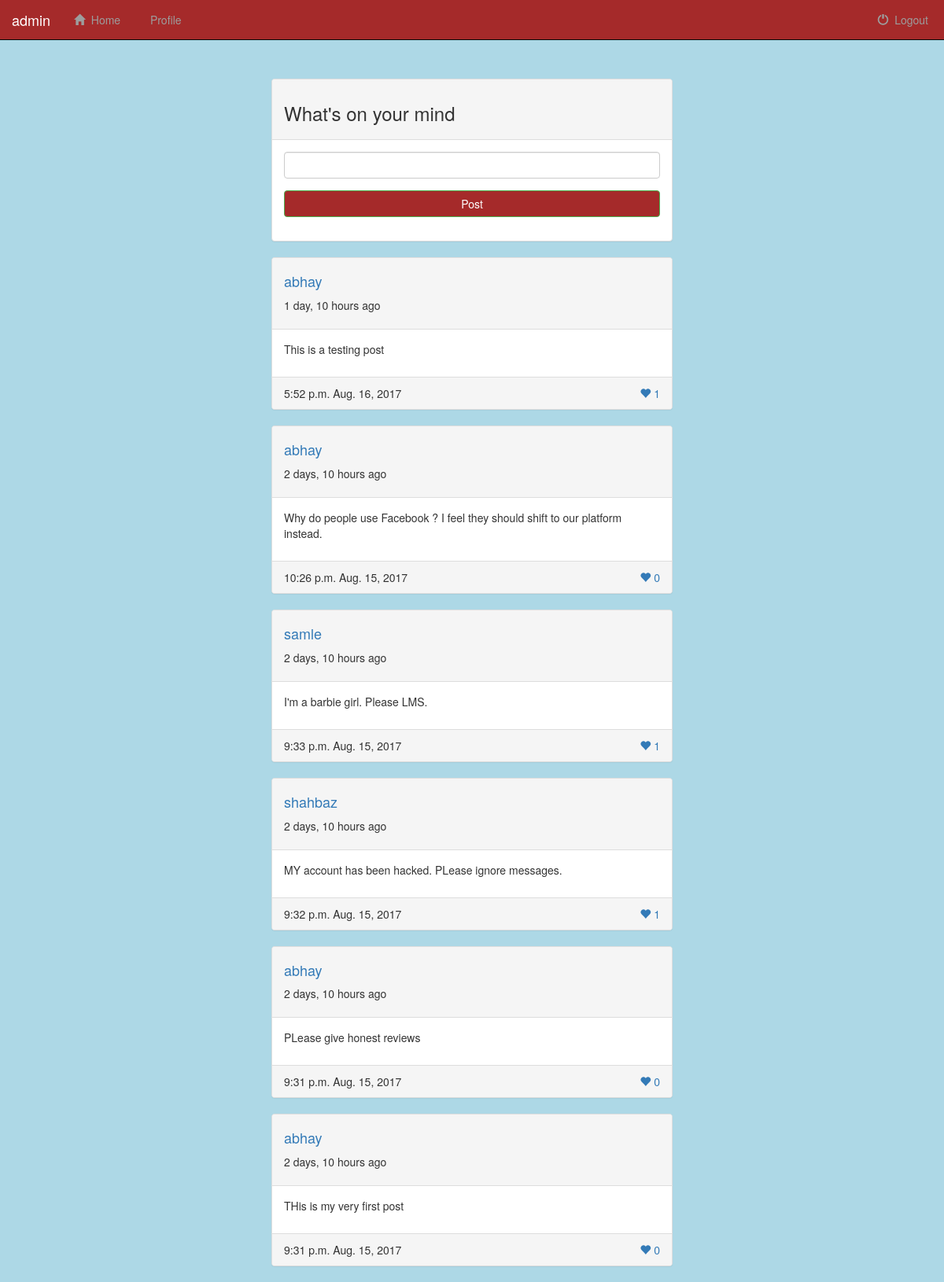
The app's page / (signed in) with its own data.
### Website/models.py (models this page shows, shortened)
class Post(models.Model):
    user = models.ForeignKey(User, on_delete=models.CASCADE, related_name="user_posts")
    date = models.DateField(default=datetime.date.today)
    content = models.TextField()
    like_count = models.IntegerField(default=0)
    time = models.TimeField(default=datetime.datetime.now)

### Website/views.py (the view)
# urls.py: url(r'^$', views.index, name='index'),
def index(request):
    registration_form = Regform
    post_form = PostForm
    if request.user.is_authenticated:
        posts = Post.objects.all()
        curr_time = datetime.date.today()
        return render(request, 'Website/index.html', {'posts': posts, 'post_form': post_form, 'curr_time': curr_time})
    return render(request, 'Website/index.html', {'reg_form': registration_form})

### Website/templates/Website/index.html (shortened to what this page needs)
{% extends 'Website/base.html' %}
{% block content %}
{% if user.is_authenticated %}
    <div class="container container-custom-padding">
        <div class='row'>
        	<div class='col-lg-12'>
                <div class="panel panel-default">
        			<div class='panel-heading'>
        				<h3>What's on your mind</h3>
        			</div>
        			<div class="panel-body">
        				<form method="post" action="/post/" role="form" id="user_post_form" name='postform'>
							<div class='form-group'>
								<input type="text" name="post_content" class="form-control">
							</div>
							<div class="form-group">
			              		<button type="submit" class="btn btn-success btn-block">Post</button>
			            	</div>
						</form>
					</div>
        		</div>
        	</div>
        </div>
        <div class='row'>
            {% for post in posts reversed %}
                {% if post.user.username != user.username %}
                    <div class='col-lg-12'>
                         <div class="panel panel-default post-panel">
                             <div class='panel-heading'>
                                <a href="{% url 'show_profile' post.user %}"><h4>{{ post.user }}</h4></a>
                                <p>{{ post.date|timesince }} ago</p>
                             </div>
                             <div class="panel-body">
                                 <p> {{ post.content }} </p>
                             </div>
                             <div class="panel-footer">
                                 {{ post.time }} {{ post.date }}
                                 <div class="pull-right">
                                     <a href='{% url "likepost" post.id %}'class="like-button">
                                        <span class='glyphicon glyphicon-heart' aria-hidden='true'></span>&nbsp;{{ post.like_count }}
                                     </a>
                                 </div>
                             </div>
                         </div>
                    </div>
                {% endif %}
            {% endfor %}
        </div>
    </div>
{% endif %}
{% endblock %}

### Website/templates/Website/base.html (shortened to what this page needs)
{% load staticfiles %}
<!DOCTYPE html>
<html>
<head>
    <link rel="stylesheet" href="https://maxcdn.bootstrapcdn.com/bootstrap/3.3.7/css/bootstrap.min.css">
    <link rel="stylesheet" type="text/css" href="{% static 'Website/css/stylesheet.css' %}">
</head>
<body>
    <div class='container-fluid' id='navbarhome'>
        <nav class='navbar navbar-inverse navbar-fixed-top'>
            <div class='navbar-header'>
                {% if user.is_authenticated %}
                    <a class='navbar-brand' href='{% url "index" %}'>{{user.username}}</a>
                {% else %}
                    <a class='navbar-brand' href='{% url "index" %}'>TheSN</a>
                {% endif %}
            </div>
            <div class='collapse navbar-collapse' id='topnavbar'>
                <ul class='nav navbar-nav'>
                    {% if user.is_authenticated %}
                    <li>
                        <a href='{% url "index" %}'>
                            <span class='glyphicon glyphicon-home' aria-hidden='true'></span>&nbsp;
                            Home
                        </a>
                    </li>
                    <li>
                        <a href='{% url "show_profile" user.username %}'>
                            &nbsp;
                            Profile
                        </a>
                    </li>
                    {% endif %}
                </ul>
                    {% if user.is_authenticated %}
                    <ul class='nav navbar-nav navbar-right'>
                        <li id='logout'>
                            <a href='{% url "logout"%}?next=/'>
                                <span class='glyphicon glyphicon-off' aria-hidden='true'></span>&nbsp;
                                Logout
                            </a>
                        </li>
                    </ul>
                    {% endif %}
            </div>
        </nav>
    </div>
{% block content %}
{% endblock %}
</body>
</html>

### Website/static/Website/css/stylesheet.css (style rules this page uses)
body { background-color: lightblue; }
#navbarhome { padding-bottom: 100px; }
.btn-success { background-color: brown; }
.navbar-inverse { background-color: brown; }
#logout { margin-right: 20px; }
.container-custom-padding { width: 45%; }

### records on screen
Post: user "abhay", date "1 day, 10 hours", content "This is a testing post", time "5:52 p.m.", date "Aug. 16, 2017", like_count "1"
Post: user "abhay", date "2 days, 10 hours", content "Why do people use Facebook ? I feel they should shift to our platform instead.", time "10:26 p.m.", date "Aug. 15, 2017", like_count "0"
Post: user "samle", date "2 days, 10 hours", content "I'm a barbie girl. Please LMS.", time "9:33 p.m.", date "Aug. 15, 2017", like_count "1"
Post: user "shahbaz", date "2 days, 10 hours", content "MY account has been hacked. PLease ignore messages.", time "9:32 p.m.", date "Aug. 15, 2017", like_count "1"
Post: user "abhay", date "2 days, 10 hours", content "PLease give honest reviews", time "9:31 p.m.", date "Aug. 15, 2017", like_count "0"
Post: user "abhay", date "2 days, 10 hours", content "THis is my very first post", time "9:31 p.m.", date "Aug. 15, 2017", like_count "0"

### other values on screen
{{ user.username }} "admin"
